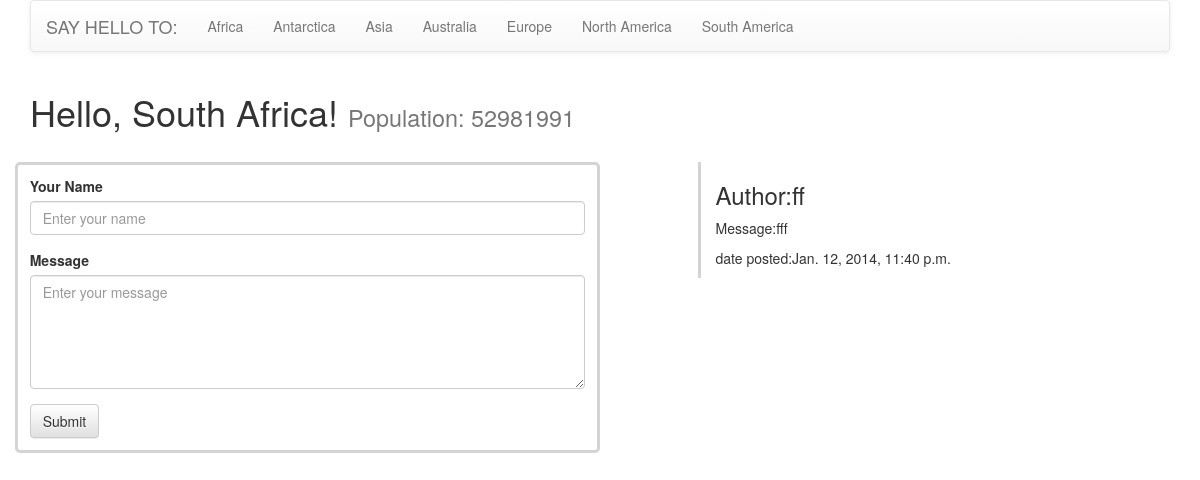
The app's page /helloworld/country/1/ with its own data.
### helloworld/models.py (models this page shows, shortened)
class Continent(models.Model):
	name = models.CharField(max_length=15)
	area = models.IntegerField(default=0)
	def __unicode__(self):
		return self.name

class Country(models.Model):
	continent = models.ForeignKey(Continent)
	name = models.CharField(max_length=50)
	population = models.IntegerField(default=0)

class Message(models.Model):
	country = models.ForeignKey(Country)
	author = models.CharField(max_length=50)
	message = models.CharField(max_length=500)
	pub_date = models.DateTimeField('date published')

### helloworld/views.py (the view)
# urls.py: url(r'^country/(?P<country_id>\d+)/$',views.country_comment, name = "country_comment"),
def country_comment(request, country_id):
	continents = Continent.objects.all()
	chosen_country = get_object_or_404(Country, pk=country_id)
	messages = chosen_country.message_set.order_by('-pub_date')[:5]
	return render(request,"helloworld/country_comment.html",{"country":chosen_country, "continents": continents, "messages": messages})

### helloworld/templates/helloworld/country_comment.html (shortened to what this page needs)
{% extends 'helloworld/base.html' %}
{% block content %}
<div class="container">
	<div class="row">
		<div class="col-md-12">
			<h1>
			Hello, {{ country.name }}!
			<small>Population: {{country.population}}</small>
			</h1>
		</div>
	</div>
	<div class="row">
		<br/>
		<div class="col-md-6" id="form-area">
			<form role="form" action="{% url 'get_message' country.id %}" method="post">
				<div class="form-group">
					<label for="author">Your Name</label>
					<input type="text" class="form-control" id="author" name="message_author" placeholder="Enter your name">
				</div>
				<div class="form-group">
					<label for="message">Message</label>
					<textarea class="form-control" rows="5" id="message" name="message_message" placeholder="Enter your message"></textarea>
				</div>
				<button type="submit" class="btn btn-default">Submit</button>
			</form>
		</div>
		<div class="col-md-6">
			{% for message in messages %}
			<div class="row">
				<div class="col-md-10 col-md-offset-2 message-div">
					<h3>Author:{{ message.author }}</h3>
					<p>Message:{{ message.message }}</p>
					<p>date posted:{{ message.pub_date }}</p>
				</div>
			</div>
			<br/>
			{% endfor %}
		</div>
	</div>
</div>
{% endblock %}

### helloworld/templates/helloworld/base.html (shortened to what this page needs)
{% load staticfiles %}
<!DOCTYPE html>
<html>
<head>
	<link rel="stylesheet" type="text/css" href="//netdna.bootstrapcdn.com/bootstrap/3.0.3/css/bootstrap.min.css">
	<link rel="stylesheet" type="text/css" href="//netdna.bootstrapcdn.com/bootstrap/3.0.3/css/bootstrap-theme.min.css">
</head>
<body>
{% block navbar %}
	<div class="container">
		<div class="row">
			<div class="col-md-12">
				<div class="navbar navbar-default ">
					<div class="navbar-header">
				    	<a class="navbar-brand" href="{% url 'welcome' %}">SAY HELLO TO:</a>
				  	</div>
	  				<div class="collapse navbar-collapse">
	  					<ul class="nav navbar-nav">
	  						{% for cont in continents %}
	  							{% ifequal cont.id continent.id %}
	  								<li class="active dropdown">
  										<a  id="drop{{ cont }}" href="{% url 'continent' cont.id %}">{{ cont.name }}</a>
	  									<ul class="dropdown-menu" role="menu" aria-labelledby="drop{{ cont }}">
	  										{% for country in cont.country_set.all %}
	  										<li><a href="{% url 'country_comment' country.id %}">{{ country.name }}</a></li>
	  										{% endfor %}
	  									</ul>
  									</li>
	  							{% else %}
	  								<li class="dropdown">
  										<a id="drop{{ cont }}" href="{% url 'continent' cont.id %}">{{ cont.name }}</a>
  									</li>
	  							{% endifequal %}
	  						{% endfor %}
	  					</ul>
	  				</div>
				</div>
			</div>
		</div>
	</div>
{% endblock %}
{% block content %}{% endblock %}
</body>
</html>

### helloworld/templates/helloworld/country_comment.html (style rules this page uses)
#form-area { padding: 1%; border: 3px solid #d4d4d4; border-radius: 5px; }
.message-div { border-left: 3px solid #d4d4d4 }

### records on screen
Continent: name "Africa"
Continent: name "Antarctica"
Continent: name "Asia"
Continent: name "Australia"
Continent: name "Europe"
Continent: name "North America"
Continent: name "South America"
Country: name "South Africa", population "52981991"
Message: author "ff", message "fff", pub_date "Jan. 12, 2014, 11:40 p.m."
